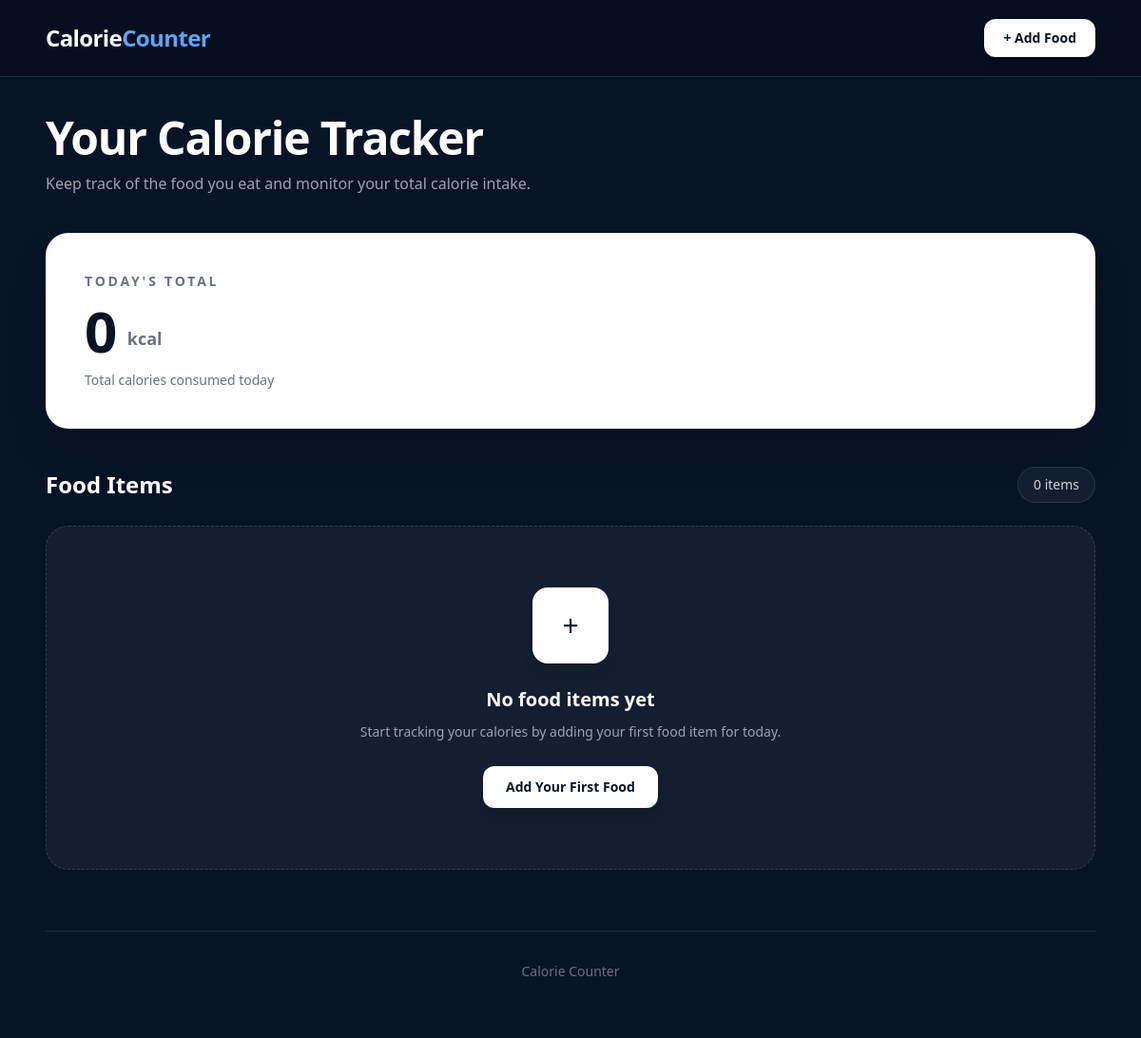
/, run on an earlier commit of the app's database.
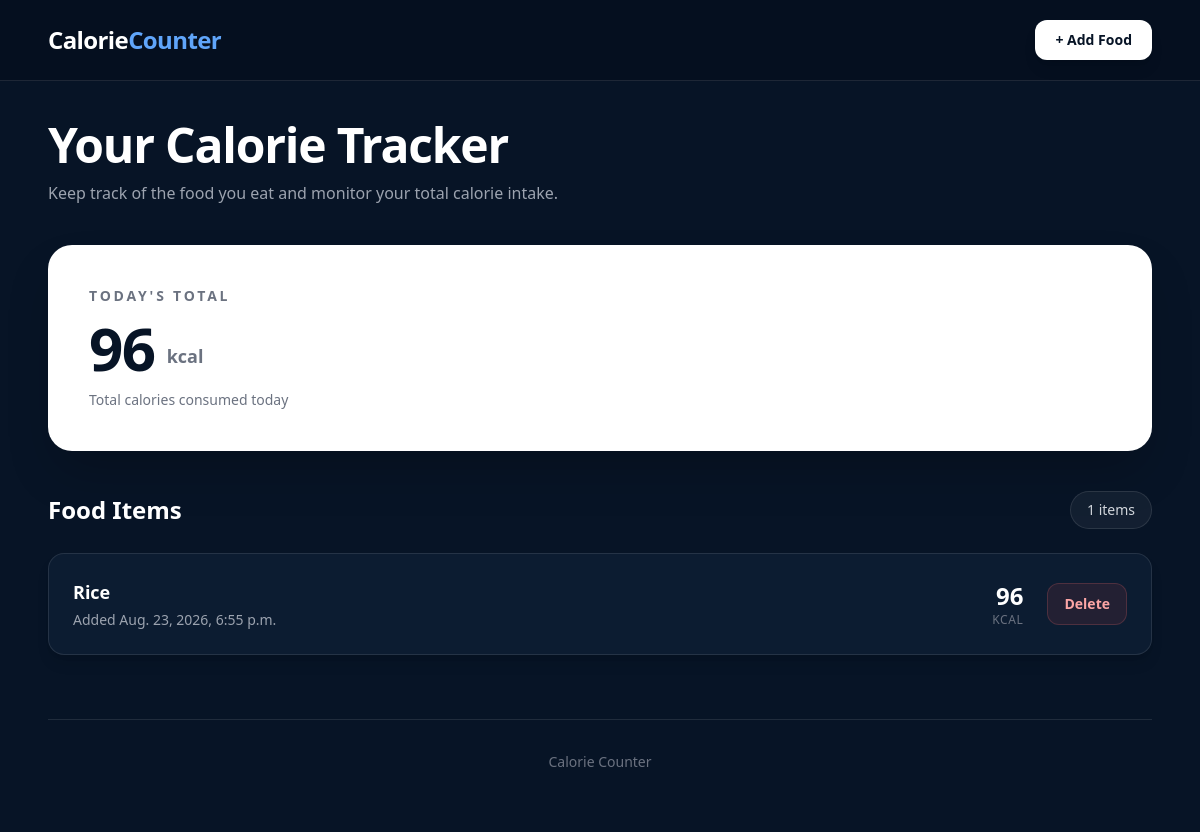
And on a later commit of the database.
### counter/models.py (models this page shows, shortened)
class Food(models.Model):
    name = models.CharField(max_length=100)
    calories = models.IntegerField()
    date_added = models.DateTimeField(auto_now_add=True)

### counter/views.py (the view)
# urls.py: 2. Add a URL to urlpatterns:  path('', views.home, name='home')
def home(request):
    foods = Food.objects.all()
    total_calories = sum(food.calories for food in foods)
    return render(
        request, 'home.html',
        {
            'foods': foods,
            'total_calories': total_calories,
        }
    )

### counter/templates/home.html (shortened to what the changed rows need)
<!DOCTYPE html>
<html lang="en">
<head>
    <script src="https://cdn.tailwindcss.com"></script>
</head>
<body class="min-h-screen bg-[#071426] text-white">
    <header class="border-b border-white/10 bg-[#050f1f]">
        <div class="mx-auto flex max-w-6xl items-center justify-between px-6 py-5">
            <h1 class="text-2xl font-bold tracking-tight">
                Calorie<span class="text-blue-400">Counter</span>
            </h1>
        </div>
    </header>
    <main class="mx-auto max-w-6xl px-6 py-10">
        <div class="mb-10">
            <h2 class="text-4xl font-bold tracking-tight sm:text-5xl">
                Your Calorie Tracker
            </h2>
        </div>
        <section class="mb-10 overflow-hidden rounded-3xl border border-white/10 bg-white p-8 text-[#071426] shadow-2xl sm:p-10">
            <div class="flex flex-col justify-between gap-8 sm:flex-row sm:items-center">
                <div>
                    <div class="mt-3 flex items-end gap-3">
                        <h2 class="text-6xl font-black tracking-tight">
                            {{ total_calories }}
                        </h2>
                        <span class="mb-2 text-lg font-semibold text-gray-500">
                            kcal
                        </span>
                    </div>
                </div>
            </div>
        </section>
        <div class="mb-6 flex items-center justify-between">
            <div>
                <h2 class="text-2xl font-bold">
                    Food Items
                </h2>
            </div>
            <span class="rounded-full border border-white/10 bg-white/5 px-4 py-2 text-sm font-medium text-gray-300">
                {{ foods|length }} items
            </span>
        </div>
        {% if foods %}
            <div class="space-y-4">
                {% for food in foods %}
                    <div class="group rounded-2xl border border-white/10 bg-[#0c1c31] p-6 shadow-lg transition duration-300 hover:-translate-y-1 hover:border-blue-400/30 hover:bg-[#10233d] hover:shadow-xl">
                        <div class="flex flex-col gap-5 sm:flex-row sm:items-center sm:justify-between">
                            <div class="flex items-center gap-4">
                                <div>
                                    <h3 class="text-lg font-bold text-white">
                                        {{ food.name }}
                                    </h3>
                                    <p class="mt-1 text-sm text-gray-400">
                                        Added {{ food.date_added }}
                                    </p>
                                </div>
                            </div>
                            <div class="flex items-center justify-between gap-6 sm:justify-end">
                                <div class="text-right">
                                    <p class="text-2xl font-bold text-white">
                                        {{ food.calories }}
                                    </p>
                                    <p class="text-xs font-medium uppercase tracking-wider text-gray-500">
                                        kcal
                                    </p>
                                </div>
                                <a
                                    href="{% url 'delete_food' food.id %}"
                                    class="rounded-xl border border-red-400/20 bg-red-500/10 px-4 py-2.5 text-sm font-semibold text-red-300 transition duration-200 hover:bg-red-500 hover:text-white"  >
                                    Delete
                                </a>
                            </div>
                        </div>
                    </div>
                {% endfor %}
            </div>
        {% else %}
            <div class="rounded-3xl border border-dashed border-white/15 bg-white/5 px-6 py-16 text-center">
                <div class="mx-auto flex h-20 w-20 items-center justify-center rounded-2xl bg-white text-3xl text-[#071426] shadow-lg">
                    +
                </div>
                <h3 class="mt-6 text-xl font-bold">
                    No food items yet
                </h3>
                <p class="mx-auto mt-2 max-w-md text-sm leading-6 text-gray-400">
                    Start tracking your calories by adding your first food item
                    for today.
                </p>
                <a
                    href="{% url 'add_food' %}"
                    class="mt-6 inline-flex rounded-xl bg-white px-6 py-3 text-sm font-bold text-[#071426] shadow-lg transition duration-200 hover:bg-blue-100"
                >
                    Add Your First Food
                </a>
            </div>
        {% endif %}
    </main>
</body>
</html>

What changed in the data, as far as the page shows it:
added Food: name "Rice", date_added "Aug. 23, 2026, 6:55 p.m.", calories "96"
Also different on the page:
{{ total_calories }}: "0" → "96"
{{ foods|length }}: "0" → "1"
text no longer shown: "+ No food items yet Start tracking your calories by adding your first food item for today. Add Your First Food"
